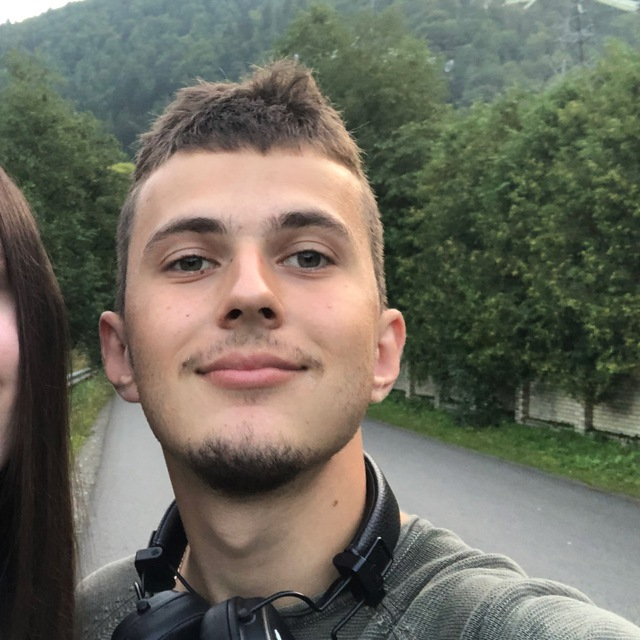
#> input picture lr8/Boyko.jpg, 640 x 640 px
$ python task4.py
#> lines starting #> are read from the running program, lines starting #| are printed output that depends on the picture; after the words box and inside, x2 and y2 are one past the last pixel; in counts of white or black regions, pixels touching at a corner belong together
import cv2
faceCascade = cv2.CascadeClassifier("haarcascade_frontalface_default.xml")
img = cv2.imread('Boyko.jpg')
#> img is the input picture: shape (640, 640, 3); mean B, G, R 95.1, 107.5, 109.5
imgGray = cv2.cvtColor(img, cv2.COLOR_BGR2GRAY)
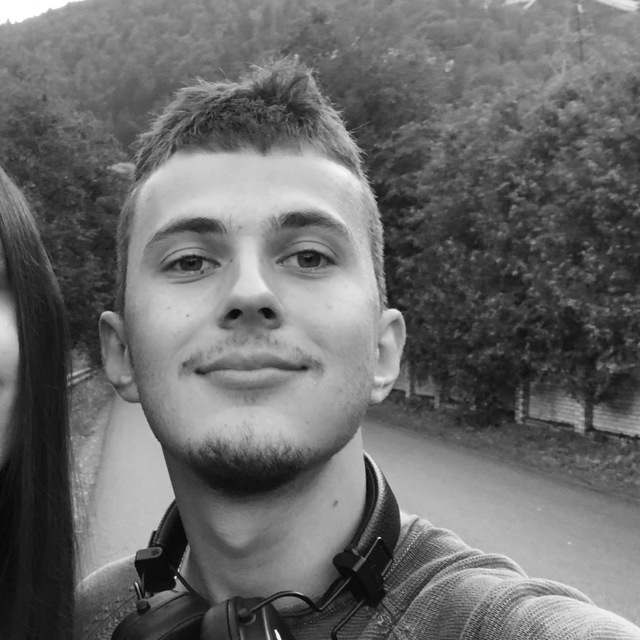
#> imgGray: shape (640, 640); min 3, max 255, mean 106.7
faces = faceCascade.detectMultiScale(imgGray, 1.1, 4)
#> faces = [[84, 120, 333, 333]]
for (x, y, w, h) in faces:
 cv2.rectangle(img, (x, y), (x + w, y + h), (0, 255, 0), 2)
#> this loop made 1 pass
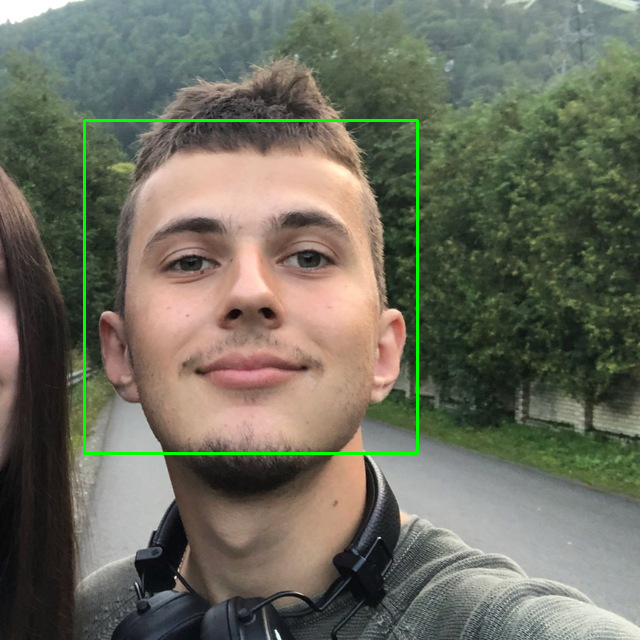
#> img: shape (640, 640, 3); 0.97% of pixels changed, all inside (x1, y1, x2, y2) = (83, 119, 419, 455)
cv2.imshow("Result", img)
cv2.waitKey(0)

$ run again, with lr8/messi_face.JPG copied over lr8/Boyko.jpg
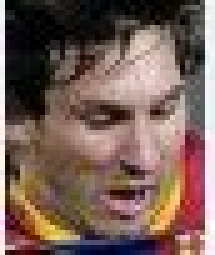
#> input picture lr8/messi_face.JPG, 43 x 51 px (shown 5 times larger)
#> img is the input picture: shape (51, 43, 3); mean B, G, R 87.7, 95.9, 119.8
#> `imgGray = cv2.cvtColor(img, cv2.COLOR_BGR2GRAY)`:
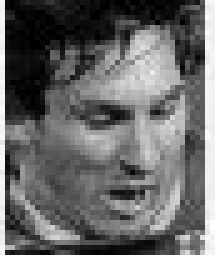
#> imgGray: shape (51, 43) (shown 5 times larger); min 0, max 255, mean 102.1
#> faces = [[11, 12, 30, 30]]
#> the loop `for (x, y, w, h) in faces:` made 1 pass
#> after the loop `for (x, y, w, h) in faces:`:
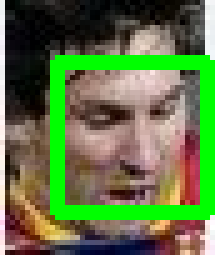
#> img: shape (51, 43, 3) (shown 5 times larger); 16.23% of pixels changed, all inside (x1, y1, x2, y2) = (10, 11, 43, 44)
